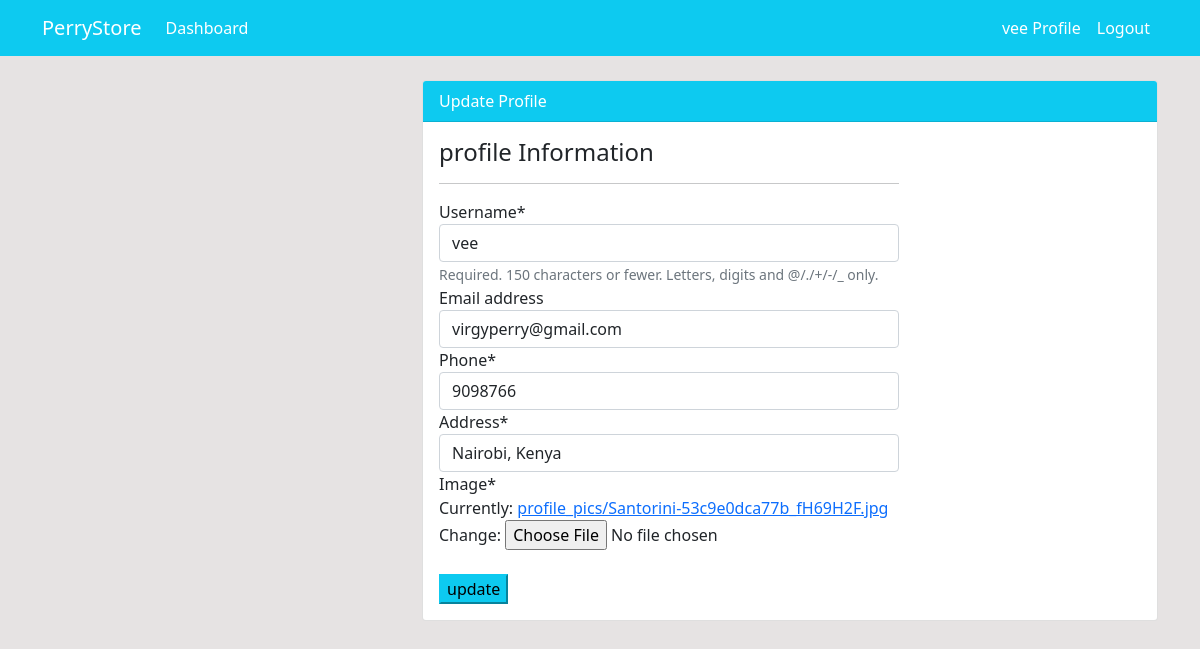
Page /update/ (signed in) on the earlier database version.
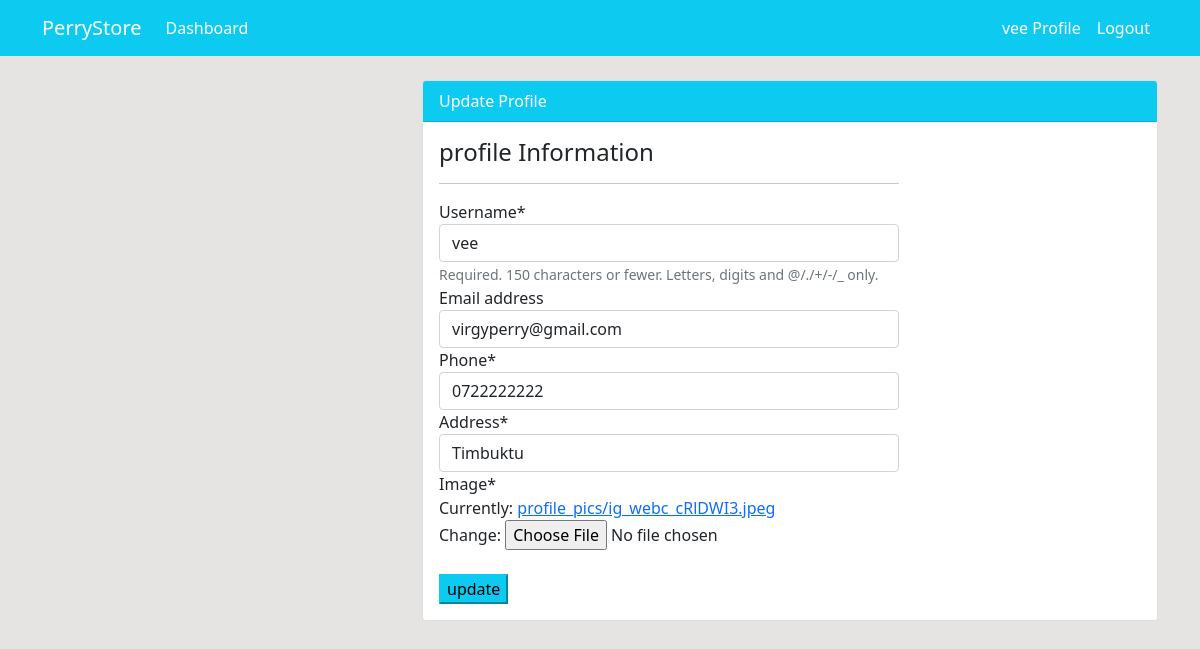
Same page on the later database version.
### user/models.py (models this page shows, shortened)
class Profile(models.Model):
    staff = models.OneToOneField(User,on_delete =models.CASCADE,null=True)
    address = models.CharField(max_length = 200,null=True)
    phone = models.CharField(max_length=20,null = True)
    image = models.ImageField(default = 'download.jpeg', upload_to='profile_pics')

### user/views.py (the view)
# urls.py: path('update/',user_views.profile_update, name = 'update'),
def profile_update(request):
    if request.method == 'POST':
        user_form = UserUpdateForm(request.POST,instance=request.user)
        profile_form = ProfileUpdateForm(
            request.POST,request.FILES,instance=request.user.profile)
        if user_form.is_valid() and profile_form.is_valid():
            user_form.save()
            profile_form.save()
            return redirect ('profile')
    else:
        user_form = UserUpdateForm(instance=request.user)
        profile_form = ProfileUpdateForm(instance=request.user.profile)
    context = {
        'user_form': user_form,
        'profile_form': profile_form,
    }
    return render(request, 'user/profile_update.html',context )

### user/forms.py
class UserUpdateForm(forms.ModelForm):
    class Meta:
        model = User
        fields = ['username', 'email']

class ProfileUpdateForm(forms.ModelForm):
    class Meta:
        model = Profile
        fields = ['phone', 'address', 'image']

### dashboards/templates/user/profile_update.html (shortened to what this page needs)
{%extends 'partials/base.html' %}
{% load crispy_forms_tags %}
{% block content %}
<div class="container">
    <div class="row my-4">
        <div class="col-md-4">
        </div>
        <div class="col-md-8">
            <div class="card">
                <div class="card-header bg-info text-white">Update Profile</div>
                <div class="card-body">
                    <div class="row">
                        <div class="col-md-8">
                            <span class = "h4">profile Information</span>
                            <hr>
                            <form action="" method="POST" enctype="multipart/form-data">
                                {{ user_form |crispy }}
                                {{ profile_form|crispy }}
                                <br>
                                <input class="bn btn-info" type="submit" value="update">
                            </form>
                        </div>
                    </div>
                </div>
            </div>
        </div>
    </div>
</div>
{% endblock %}

Differences in the rows shown:
changed Profile: phone "9098766" → "0722222222"; address "Nairobi, Kenya" → "Timbuktu"
Other differences:
text no longer shown: "Phone * Address * Image * Currently: profile_pics/Santorini-53c9e0dca77b_fH69H2F.jpg Change:"
text now shown: "Phone * Address * Image * Currently: profile_pics/ig_webc_cRlDWI3.jpeg Change:"
